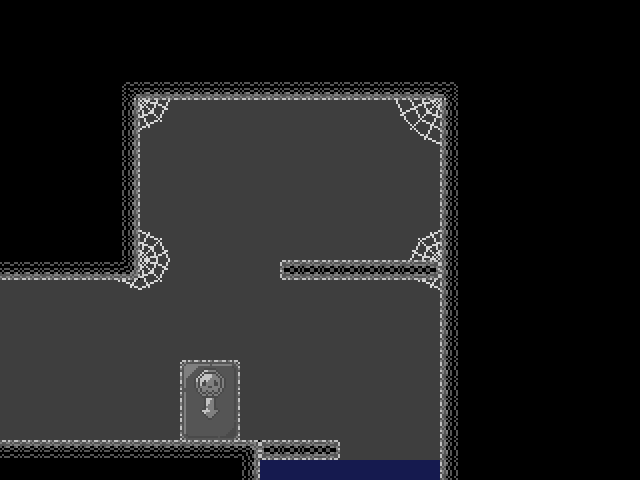

The image is a tile-based game level rendered from a .tmx file. Its description and source (layers, tilesets, objects; grid data summarised) follow:
An orthogonal 32x24 tile map with 20x20 px tiles, 2 tile layers (background, walls), 2 tilesets and 3 objects (2x Spider).

<map version="1.0" orientation="orthogonal" width="32" height="24" tilewidth="20" tileheight="20">
 <properties>
  <property name="bottomPortal" value="resources/cave04.tmx" />
  <property name="leftPortal" value="resources/cave01.tmx" />
 </properties>
 <tileset firstgid="1" name="tiles_cave" tilewidth="20" tileheight="20">
  <image source="tiles_cave.png" width="140" height="180" />
 </tileset>
 <tileset firstgid="64" name="cave_background" tilewidth="20" tileheight="20">
  <image source="cave_background.png" width="400" height="260" />
 </tileset>
 <layer name="background" width="32" height="24">
  <data>[768 cells, 329 non-empty, 37 distinct tile ids]</data>
 </layer>
 <layer name="walls" width="32" height="24">
  <data>[768 cells, 80 non-empty, 14 distinct tile ids]</data>
 </layer>
 <objectgroup name="objects" width="32" height="24">
  <object name="Spider 1" type="Spider" x="5" y="300" width="167" height="140" />
  <object name="Spider 2" type="Spider" x="180" y="300" width="60" height="60" />
  <object x="240" y="100" width="40" height="340" />
 </objectgroup>
</map>
